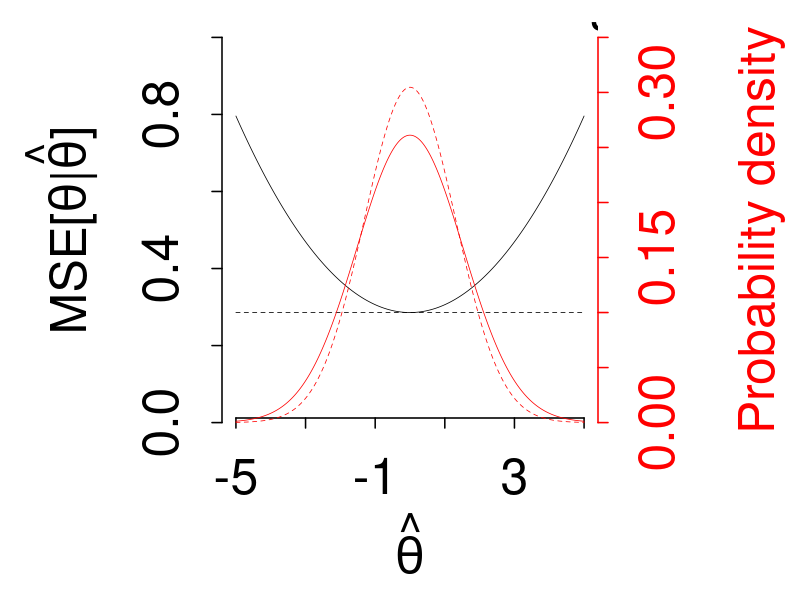

Recreate this plot in R.
# IDEAL project
# http://www.ideal.rwth-aachen.de/
#
# Author:
# Artur Araujo <artur.stat@gmail.com>
#
# Description:
#  Creates figure 2.
#
# Remarks:
#  None.

tau <- 0; # population average of true individual treatment effect
n <- 3; # number of crossovers per subject
psi <- 2; # variance of the true indivual treatment effect
sigma <- 1; # residual variance

# probability for the computations
# of the x-axis limits of the plot
prob <- 0.999;

# weight for the shrunk estimate
k <- n*psi/(n*psi+sigma);
var.naive <- psi+sigma/n;
var.shrunk <- k^2*(psi+sigma/n);

# shrunk
a <- qnorm(
  p=(1+c(-1, 1)*prob)/2,
  mean=tau,
  sd=sqrt(var.shrunk)
);

# naive
b <- qnorm(
  p=(1+c(-1, 1)*prob)/2,
  mean=tau,
  sd=sqrt(var.naive)
);

# compute x-axis limits
xlim <- (a+b)/2;
xlim[1] <- floor(xlim[1]);
xlim[2] <- ceiling(xlim[2]);

# second y-axis limits
density.at <- pretty( x=c( 0, 1/sqrt(2*pi*var.shrunk) ) );
density.ylim <- range(density.at);

x <- seq(from=xlim[1], to=xlim[2], by=0.01);
mse.naive <- (1-k)^2*(tau-x)^2+k*sigma/n;
mse.shrunk <- rep( x=k*sigma/n, times=length(x) );
density.naive <- dnorm( x=x, mean=tau, sd=sqrt(var.naive) );
density.shrunk <- dnorm( x=x, mean=tau, sd=sqrt(var.shrunk) );

tiff(
  filename="Figure2.tif",
  width=3840,
  height=2160,
  units="px",
  pointsize=2,
  compression="lzw",
  res=800,
  bg="white",
  type="cairo"
);

#jpeg(
#  filename="Figure2.jpg",
#  width=3840,
#  height=2160,
#  units="px",
#  pointsize=2,
#  quality=100,
#  res=800,
#  bg="white",
#  type="cairo"
#);

#png(
#  filename="Figure2.png",
#  width=3840,
#  height=2160,
#  units="px",
#  pointsize=2,
#  res=800,
#  bg="white",
#  type="cairo"
#);

old <- par();

par(
  mar=c(
    8.1, # bottom margin default 5.1
    11.1, # left margin default 4.1
    1.1, # top margin default 4.1
    10.1 # right margin default 2.1
  )
);

# plot naive MSE
plot(
  x=x,
  y=mse.naive,
  xlim=xlim,
  ylim=c(0, 1),
  xlab="",
  ylab="",
  type="l",
  col="black",
  lty=1,
  lwd=0.75,
  bty="n",
  axes=FALSE
);

# plot shrunk MSE
lines(
  x=x,
  y=mse.shrunk,
  col="black",
  lty=2,
  lwd=0.75
);

# define x-axis
axis(
  side=1,
  at=seq(from=xlim[1], to=xlim[2], by=2),
  labels=TRUE,
  tick=TRUE,
  outer=FALSE,
  lty="solid",
  lwd=1.5,
  lwd.ticks=1.5,
  cex.axis=3,
  mgp=c(3, 2, -1)
);

# define y-axis
axis(
  side=2,
  at=seq(from=0, to=1, by=0.2),
  labels=TRUE,
  tick=TRUE,
  outer=FALSE,
  lty="solid",
  lwd=1.5,
  lwd.ticks=1.5,
  cex.axis=3,
  mgp=c(3, 2, 0)
);

# define xy-axis label
title(
  xlab=expression( hat(theta) ),
  ylab=expression( paste("MSE[", theta, "|", hat(theta), "]") ),
  line=6,
  cex.lab=3
);

# allow second plot
par(new=TRUE);

# plot naive density
plot(
  x=x,
  y=density.naive,
  xlim=xlim,
  ylim=density.ylim,
  xlab="",
  ylab="",
  type="l",
  col="red",
  lty=1,
  lwd=0.75,
  bty="n",
  axes=FALSE
);

# plot shrunk density
lines(
  x=x,
  y=density.shrunk,
  col="red",
  lty=2,
  lwd=0.75
);

# define second y-axis
axis(
  side=4,
  at=density.at,
  labels=TRUE,
  tick=TRUE,
  outer=FALSE,
  lty="solid",
  lwd=1.5,
  lwd.ticks=1.5,
  col="red",
  col.ticks="red",
  col.axis="red",
  cex.axis=3,
  mgp=c(3, 3, 0)
);

# define second y-axis label
mtext(
  text="Probability density",
  side=4,
  line=8,
  outer=FALSE,
  cex=3,
  col="red"
);

legend.y <- 0.49*(
  density.at[length(density.at)]+
    density.at[length(density.at)-1]
);

legend(
  x=tau,
  y=legend.y,
  legend=c("naive", "shrunk"),
  col=c("black", "black"),
  lty=1:2,
  lwd=0.75,
  bty="n",
  cex=3,
  xjust=0,
  yjust=0,
  ncol=1,
  horiz=FALSE
);

legend(
  x=tau-0.5,
  y=legend.y,
  legend=c("", ""),
  col=c("red", "red"),
  lty=1:2,
  lwd=0.75,
  bty="n",
  cex=3,
  xjust=0,
  yjust=0,
  ncol=1,
  horiz=FALSE
);

par(old);

dev.off();
